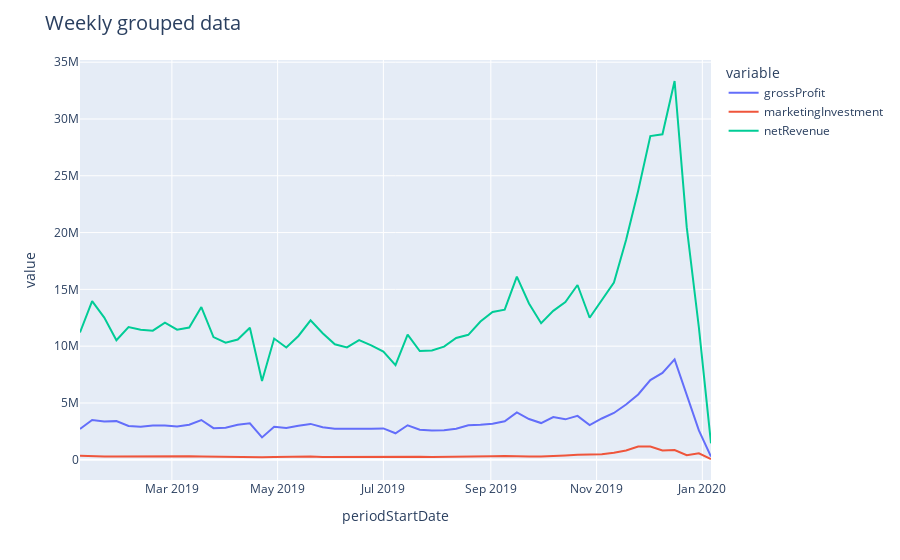

Notebook cell for this chart:
### Code cell
fig5 = group_data_w.plot(
    group_data_w,
    x=group_data_w.index,
    y=['grossProfit', 'marketingInvestment', 'netRevenue'])
fig5.update_layout(title_text="Weekly grouped data", title_font=dict(size=20))
fig5.update_layout(uniformtext_minsize=16, uniformtext_mode='hide')
fig5.show()
